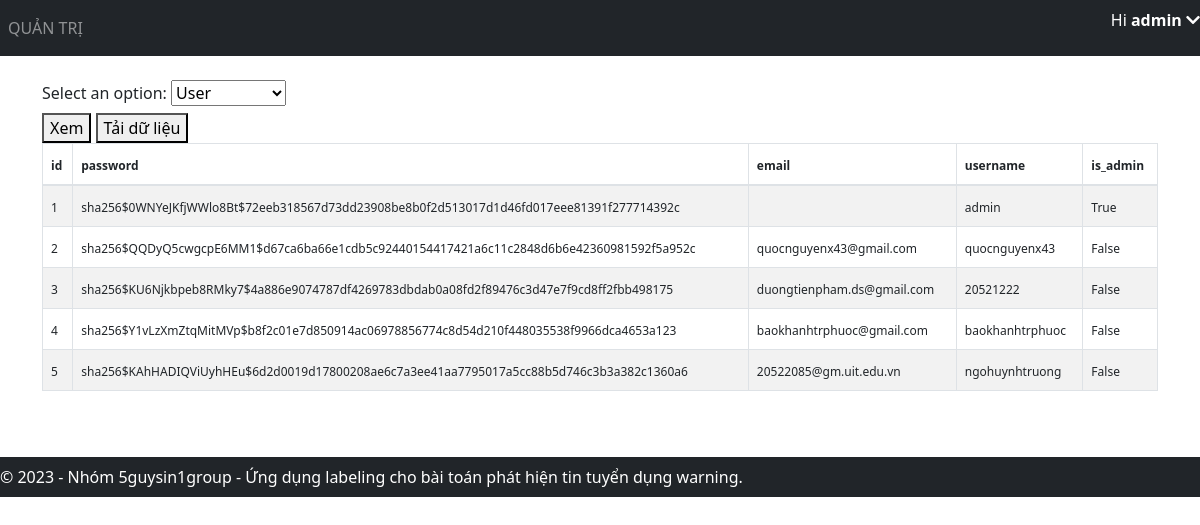
The app's page /view-data (signed in) with its own data.
### application/models.py (models this page shows)
class User(db.Model, UserMixin):
    id = db.Column(db.Integer, primary_key=True)
    email = db.Column(db.String(150), unique=True)
    username = db.Column(db.String(20), unique=True)
    password = db.Column(db.String(150))
    is_admin = db.Column(db.Boolean, default=False)
    annotations = db.relationship('Annotation')

### application/views.py (the view, shortened to what this page needs)
@views.route('/view-data', methods=['GET', 'POST'])
@login_required
def view_data():
    if not current_user.is_admin:
        return "Không có quyền truy cập vào trang quản trị admin.", 403
    data = User.query.all()
    data = [d.__dict__ for d in data]
    for d in data:
        d.pop('_sa_instance_state', None)
    return render_template(
        "view_data.html",
        user=current_user,
        data=data,
    )

### application/__init__.py (called while the page is built)
def create_app():
    app = Flask(__name__)
    app.config['SECRET_KEY'] = 'hjshjhdjah kjshkjdhjs' # random key
    app.config['SQLALCHEMY_DATABASE_URI'] = f'sqlite:///{DB_NAME}'
    db.init_app(app)
    from .views import views
    from .auth import auth
    app.register_blueprint(views, url_prefix='/')
    app.register_blueprint(auth, url_prefix='/')
    from .models import User
    with app.app_context():
        db.create_all()
        create_admin(db)
    login_manager = LoginManager()
    login_manager.login_view = 'auth.login'
    login_manager.init_app(app)
    @login_manager.user_loader
    def load_user(id):
        return User.query.get(int(id))
    return app

### application/templates/view_data.html (shortened to what this page needs)
{% extends "base.html" %}
{% block content %}
<link href="https://cdn.jsdelivr.net/npm/bootstrap@5.3.0/dist/css/bootstrap.min.css" rel="stylesheet">
<form method="POST">
    <label for="table-select">Select an option:</label>
    <select id="table-select" name="table-select">
        <option value="user" selected>User</option>
    </select>
    <br>
    <button type="submit" name="action" value="view">Xem</button>
    <button type="submit" name="action" value="download">Tải dữ liệu</button>
</form>
<div style="overflow-x: auto">
    <table id="data" class="table table-condensed table-bordered table-hover table-striped">
        <thead>
            <tr>
                {% if data %}
                    {% for key in data[0].keys() %}
                        <th><span style="font-size: 12px;" data-toggle="tooltip" data-placement="top" title="{{ key }}">{{ key }}</span></th>
                    {% endfor %}
                {% endif %}
            </tr>
        </thead>
        <tbody>
            {% if data %}
                {% for item in data %}
                    <tr>
                        {% for key in data[0].keys() %}
                            <td tabindex="1"><span style="font-size: 12px;" title="{{ item[key] }}" class="ellipsis">{{ item[key] }}</span></td>
                        {% endfor %}
                    </tr>
                {% endfor %}
            {% endif %}
        </tbody>
    </table>
</div>
{% endblock %}

### application/templates/base.html (shortened to what this page needs)
<!DOCTYPE html>
<html>
<head>
    <link rel="stylesheet" href="https://stackpath.bootstrapcdn.com/bootstrap/4.4.1/css/bootstrap.min.css" />
    <link rel="stylesheet" href="https://stackpath.bootstrapcdn.com/font-awesome/4.7.0/css/font-awesome.min.css" />
    <link rel="stylesheet" href="https://cdnjs.cloudflare.com/ajax/libs/font-awesome/5.15.4/css/all.min.css">
</head>
<body>
    <nav class="navbar navbar-expand-lg navbar-dark bg-dark">
        <div class="collapse navbar-collapse" id="navbar">
            <div class="navbar-nav">
                {% if user.is_admin %}
                <a class="nav-item nav-link" id="admin" href="/admin">QUẢN TRỊ</a>
                {% endif %}
            </div>
        </div>
        {% if user.is_authenticated %}
        <p id="greeting" class="text-white">Hi <strong>{{ user.username }}  </strong><i class="fas fa-chevron-down" id="arrow-down"></i></p>
        {% endif %}
    </nav>
    <br>
    <div class="container">{% block content %} {% endblock %}</div>
    <footer class="navbar navbar-dark bg-dark text-center py-2" style="margin-top: 50px;">
        &copy; 2023 - Nhóm 5guysin1group - Ứng dụng labeling cho bài toán phát hiện tin tuyển dụng warning.
    </footer>
</body>
</html>

### application/templates/base.html (style rules this page uses)
body { min-height: 3000px; }
footer { position: absolute; left: 0; bottom: 0; width: 100%; background-color: #343a40; color: #fff; padding: 10px; }

### application/templates/view_data.html (style rules this page uses)
.ellipsis { max-width: 100px; white-space: nowrap; overflow: hidden; text-overflow: ellipsis; }

### records on screen
User: username "admin", item "1" "sha256$0WNYeJKfjWWlo8Bt$72eeb318567d73dd23908be8b0f2d513017d1d46fd017eee81391f277714392c" "admin" "True"
User: item "2" "sha256$QQDyQ5cwgcpE6MM1$d67ca6ba66e1cdb5c92440154417421a6c11c2848d6b6e42360981592f5a952c" "quocnguyenx43@gmail.com" "quocnguyenx43" "False"
User: item "3" "sha256$KU6Njkbpeb8RMky7$4a886e9074787df4269783dbdab0a08fd2f89476c3d47e7f9cd8ff2fbb498175" "duongtienpham.ds@gmail.com" "20521222" "False"
User: item "4" "sha256$Y1vLzXmZtqMitMVp$b8f2c01e7d850914ac06978856774c8d54d210f448035538f9966dca4653a123" "baokhanhtrphuoc@gmail.com" "baokhanhtrphuoc" "False"
User: item "5" "sha256$KAhHADIQViUyhHEu$6d2d0019d17800208ae6c7a3ee41aa7795017a5cc88b5d746c3b3a382c1360a6" "20522085@gm.uit.edu.vn" "ngohuynhtruong" "False"

### other values on screen
{{ key }} "id" "password" "email" "username" "is_admin"
